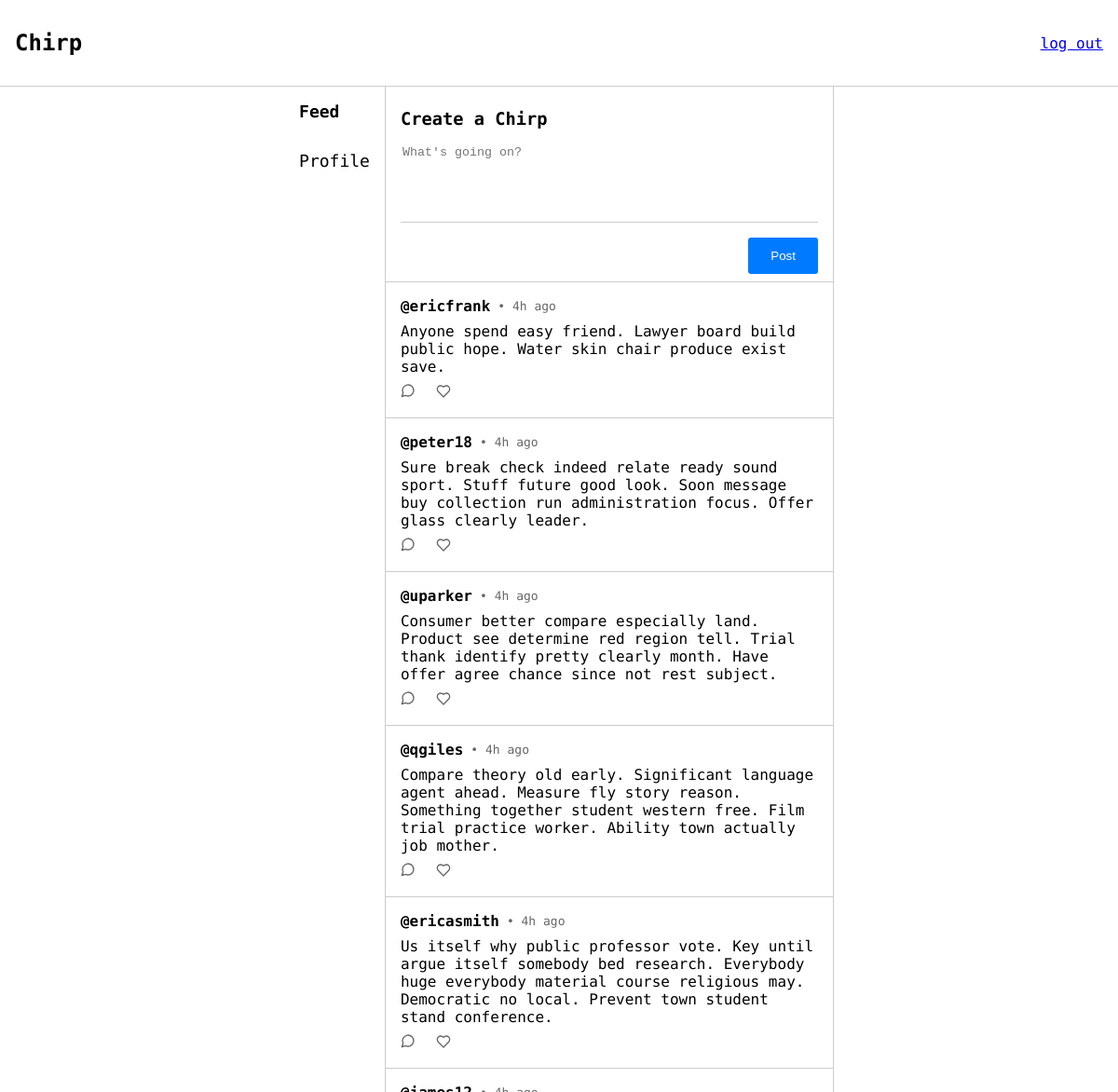
The app's page /feed (signed in) with its own data.
### app/models.py (models this page shows, shortened)
class Post(db.Model):
    id = db.Column(db.Integer, primary_key=True)
    body = db.Column(db.String(256))
    posted_at = db.Column(db.DateTime, index=True, default=datetime.now)
    user_id = db.Column(db.Integer, db.ForeignKey('user.id'))
    likes = db.relationship('Like', backref='post', lazy='dynamic')

class User(UserMixin, db.Model):
    id = db.Column(db.Integer, primary_key=True)
    username = db.Column(db.String(64), index=True, unique=True)
    password_hash = db.Column(db.String(128))
    posts = db.relationship('Post', backref='user', lazy='dynamic')
    likes = db.relationship('Like', backref='user', lazy='dynamic')

### app/views.py (the view)
@app.route("/feed")
@login_required
def feed():
    posts = get_posts(current_user).order_by(func.random()).limit(10).all()
    return render_template('pages/feed.html', title="Feed", user_authenticated=current_user.is_authenticated, posts=posts)

### app/filters.py (called while the page is built)
def time_ago(value):
    now = datetime.now()
    diff = now - value
    seconds = diff.total_seconds()
    if seconds < 60:
        return f"{int(seconds)}s ago"
    elif seconds < 3600:
        return f"{int(seconds // 60)}m  ago"
    elif seconds < 86400:
        return f"{int(seconds // 3600)}h ago"
    elif seconds < 2592000:
        return f"{int(seconds // 86400)}d ago"
    elif seconds < 31536000:
        return f"{int(seconds // 2592000)}m ago"
    else:
        return f"{int(seconds // 31536000)}y ago"

### app/posts.py (called while the page is built)
def get_posts(user):
    liked_posts = aliased(models.Like)
    return db.session.query(models.Post,
                            db.case(
                                    (liked_posts.user_id == user.id, True),
                                    else_=False
                            ).label('liked_by_user')
                            ) \
                .join(liked_posts, liked_posts.post_id == models.Post.id, isouter=True)

### app/views.py (called while the page is built)
@login_manager.user_loader
def load_user(user_id):
    return db.session.query(models.User).get(user_id)

### app/templates/pages/feed.html (shortened to what this page needs)
{% extends "layouts/authorised_layout.html" %}
{% block authorised_head %}
    <link rel="stylesheet" href="{{ url_for('static', filename='css/feed.css') }}">
    <link rel="stylesheet" href="{{ url_for('static', filename='css/components.css') }}">
{% endblock %}
{% block sidebar_feed %}
    sidebar-item-active
{% endblock %}
{% block authorised_content %}
    <div class="post-box">
        <h3 class="post-title">Create a Chirp</h3>
        <textarea id="post-content" class="post-textarea" placeholder="What's going on?" maxlength="256"></textarea>
        {% with button_class="btn-filled post-btn", text="Post", id="post-btn" %}
            {% include 'components/button.html' %}
        {% endwith %}
    </div>
    {% for post, liked in posts %}
        {% with post=post, liked=liked %}
            {% include 'components/post.html' %}
        {% endwith %}
    {% endfor %}
{% endblock %}

### app/templates/components/post.html
<div id="post-{{ post.id }}" class="post-container">
    <span class="post-heading">
        <h3>
            <a href="/profile/{{ post.user.username }}">@{{ post.user.username }}</a>
        </h3>
        <p>• {{ post.posted_at | time_ago }}</p>
    </span>
    <p style="margin:0;">
        {{ post.body }}
    </p>
    <span class="post-footing">
        <a href="/post/{{ post.id }}">
            <svg xmlns="http://www.w3.org/2000/svg" width="16" height="16" viewBox="0 0 24 24" fill="none" stroke="currentColor" stroke-width="2" stroke-linecap="round" stroke-linejoin="round">
                <path d="M7.9 20A9 9 0 1 0 4 16.1L2 22Z"/>
            </svg>
        </a>
        <button onclick="like({{ post.id }})">
            <svg xmlns="http://www.w3.org/2000/svg" width="16" height="16" viewBox="0 0 24 24" fill="none" stroke="currentColor" stroke-width="2" stroke-linecap="round" stroke-linejoin="round" class="{{ 'liked' if liked }}">
                <path d="M19 14c1.49-1.46 3-3.21 3-5.5A5.5 5.5 0 0 0 16.5 3c-1.76 0-3 .5-4.5 2-1.5-1.5-2.74-2-4.5-2A5.5 5.5 0 0 0 2 8.5c0 2.3 1.5 4.05 3 5.5l7 7Z"/>
            </svg>
        </button>
    </span>
</div>

### app/static/css/root_layout.css (style rules this page uses)
body { margin: 0; font-family: 'Geist Mono', monospace; position: absolute; width: 100%; height: 100%; display: flex; flex-direction: column; }

### app/static/css/feed.css (style rules this page uses)
.post-box { display: flex; flex-direction: column; gap: 1rem; border-bottom: solid 1px #ccc; padding: .5rem 1rem; }
.post-title { margin: 0; margin-top: 1rem; }
.post-textarea { resize: none; border: none; border-bottom: solid 1px #ccc; outline: none; height: 5rem; }

### app/static/css/components.css (style rules this page uses)
.post-container { padding: 1rem; display: flex; gap: .5rem; flex-direction: column; border-bottom: 1px solid #ccc; }
.post-heading { display: flex; gap: .5rem; align-items: center; }
.post-heading > p { color: #666; font-size: small; margin: 0; }
.post-heading > h3 { font-size: medium; margin: 0; }
.post-heading > h3 > a { text-decoration: none; color: inherit; }
.post-footing { display: flex; gap: 1rem; }
.post-footing > a, button { color: #666; cursor: pointer; border: none; background-color: transparent; }

### records on screen
Post: user.username "ericfrank", posted_at "4h ago", body "Anyone spend easy friend. Lawyer board build public hope. Water skin chair produce exist save."
Post: user.username "peter18", posted_at "4h ago", body "Sure break check indeed relate ready sound sport. Stuff future good look. Soon message buy collection run administration focus. Offer glass clearly leader."
Post: user.username "uparker", posted_at "4h ago", body "Consumer better compare especially land. Product see determine red region tell. Trial thank identify pretty clearly month. Have offer agree chance since not rest subject."
Post: user.username "qgiles", posted_at "4h ago", body "Compare theory old early. Significant language agent ahead. Measure fly story reason. Something together student western free. Film trial practice worker. Ability town actually job mother."
Post: user.username "ericasmith", posted_at "4h ago", body "Us itself why public professor vote. Key until argue itself somebody bed research. Everybody huge everybody material course religious may. Democratic no local. Prevent town student stand conference."

### other values on screen
{{ text }} "Post"
